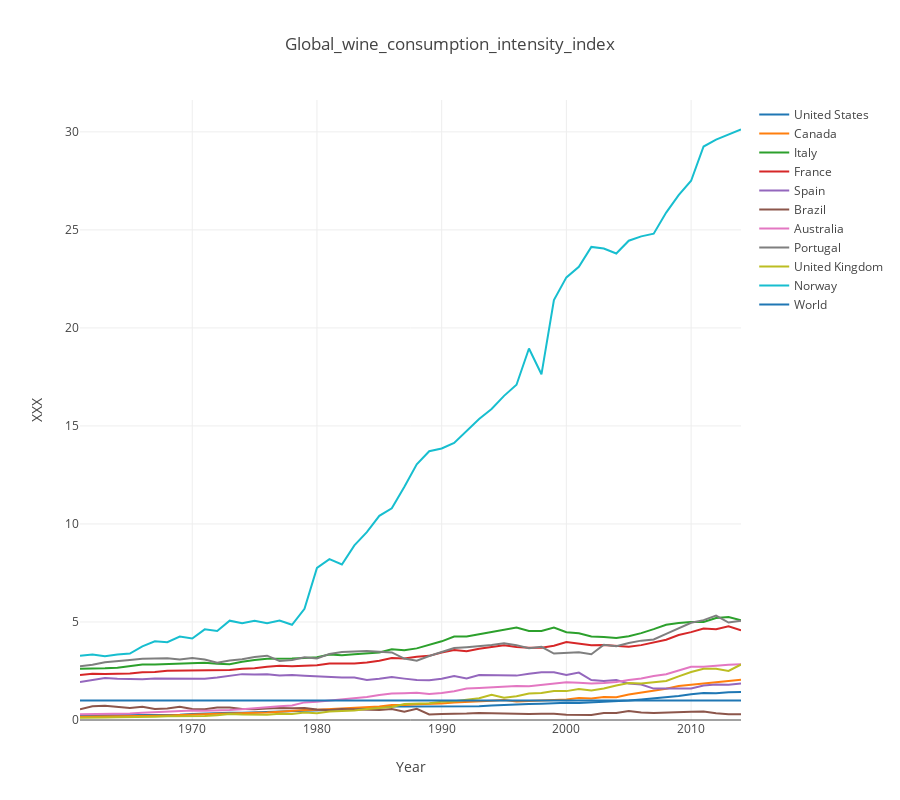

Source (notebook cell):
### Markdown cell above
### Plotting scatters of the generated dataframes from the giant file

### Code cell
#dfwcii scatter plot
init_notebook_mode(connected=True)
iplot(plot_scatter('Global_wine_consumption_intensity_index',dfwcii,country_name))
